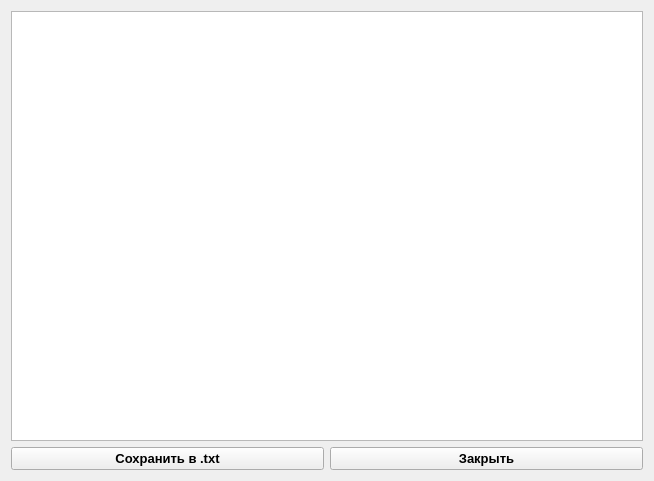
<?xml version="1.0" encoding="UTF-8"?>
<ui version="4.0">
 <class>An_result</class>
 <widget class="QWidget" name="An_result">
  <property name="geometry">
   <rect>
    <x>0</x>
    <y>0</y>
    <width>654</width>
    <height>481</height>
   </rect>
  </property>
  <property name="windowTitle">
   <string>Form</string>
  </property>
  <layout class="QVBoxLayout" name="verticalLayout">
   <item>
    <widget class="QTextEdit" name="textEdit">
     <property name="font">
      <font>
       <pointsize>12</pointsize>
      </font>
     </property>
     <property name="readOnly">
      <bool>true</bool>
     </property>
    </widget>
   </item>
   <item>
    <layout class="QHBoxLayout" name="horizontalLayout">
     <item>
      <widget class="QPushButton" name="pb_to_txt">
       <property name="font">
        <font>
         <pointsize>10</pointsize>
         <weight>75</weight>
         <bold>true</bold>
        </font>
       </property>
       <property name="text">
        <string>Сохранить в .txt</string>
       </property>
      </widget>
     </item>
     <item>
      <widget class="QPushButton" name="pb_back">
       <property name="font">
        <font>
         <pointsize>10</pointsize>
         <weight>75</weight>
         <bold>true</bold>
        </font>
       </property>
       <property name="text">
        <string>Закрыть</string>
       </property>
      </widget>
     </item>
    </layout>
   </item>
  </layout>
 </widget>
 <resources/>
 <connections/>
</ui>
